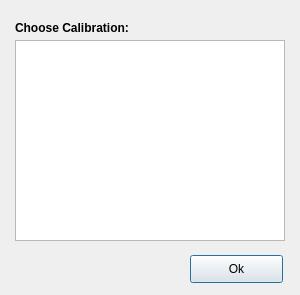
<?xml version="1.0" encoding="UTF-8"?>
<ui version="4.0">
 <class>GetCalibration</class>
 <widget class="QDialog" name="GetCalibration">
  <property name="geometry">
   <rect>
    <x>0</x>
    <y>0</y>
    <width>300</width>
    <height>295</height>
   </rect>
  </property>
  <property name="windowTitle">
   <string>Calibration</string>
  </property>
  <widget class="QLabel" name="label">
   <property name="geometry">
    <rect>
     <x>15</x>
     <y>20</y>
     <width>270</width>
     <height>16</height>
    </rect>
   </property>
   <property name="text">
    <string>&lt;html&gt;&lt;head/&gt;&lt;body&gt;&lt;p&gt;&lt;span style=&quot; font-weight:600;&quot;&gt;Choose Calibration:&lt;/span&gt;&lt;/p&gt;&lt;/body&gt;&lt;/html&gt;</string>
   </property>
   <property name="wordWrap">
    <bool>true</bool>
   </property>
  </widget>
  <widget class="QListWidget" name="listWidget">
   <property name="geometry">
    <rect>
     <x>15</x>
     <y>40</y>
     <width>270</width>
     <height>201</height>
    </rect>
   </property>
   <property name="frameShape">
    <enum>QFrame::StyledPanel</enum>
   </property>
  </widget>
  <widget class="QPushButton" name="pushButton">
   <property name="geometry">
    <rect>
     <x>190</x>
     <y>255</y>
     <width>93</width>
     <height>28</height>
    </rect>
   </property>
   <property name="text">
    <string>Ok</string>
   </property>
  </widget>
 </widget>
 <resources/>
 <connections/>
</ui>
